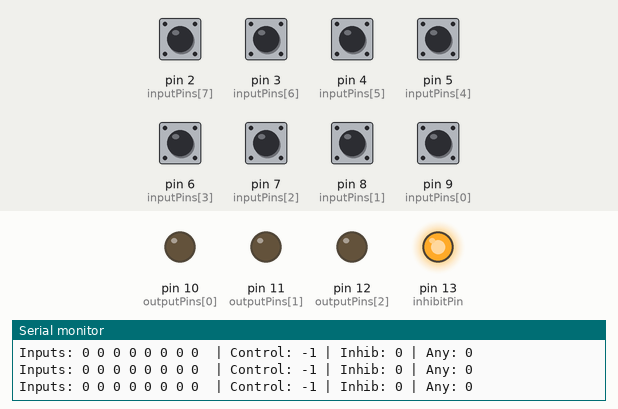
Simulated run of this sketch. Board: Arduino Uno, built with avr-gcc and run on an emulated ATmega328P. On the bench: output pins drawn as LEDs (lit = HIGH), the last lines printed to the serial monitor. Inputs (shaded band) come from the test bench; at power-on: pin 2 (inputPins[7]), pin 3 (inputPins[6]), pin 4 (inputPins[5]), pin 5 (inputPins[4]), pin 6 (inputPins[3]), pin 7 (inputPins[2]), pin 8 (inputPins[1]), pin 9 (inputPins[0]) HIGH.

Above: at 1.2 s.
1.3 s: pin 2 (inputPins[7]) pulled LOW for 0.15 s
At 1.4 s:
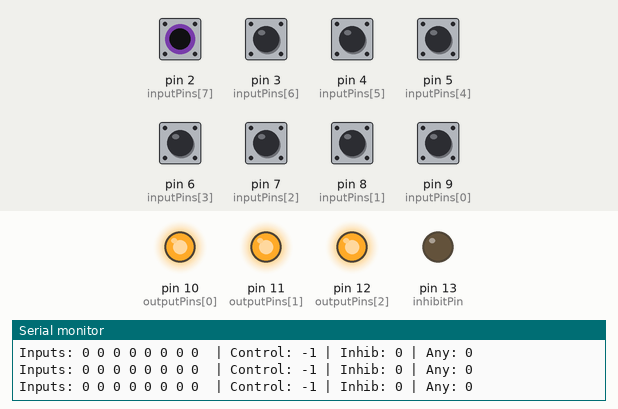
2.9 s: pin 3 (inputPins[6]) pulled LOW for 0.15 s
At 2.99 s:
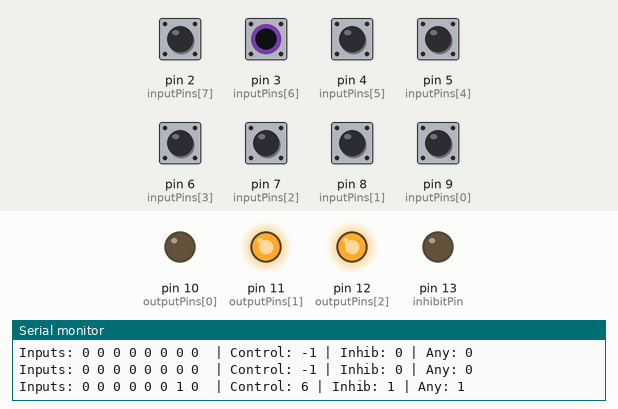
4.5 s: pin 4 (inputPins[5]) pulled LOW for 0.15 s
At 4.61 s:
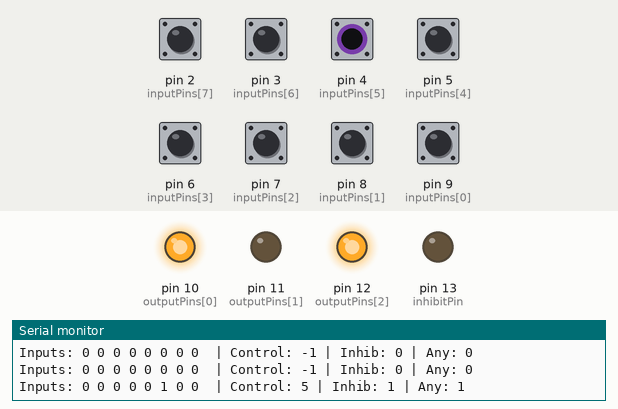
6.2 s: pin 5 (inputPins[4]) pulled LOW for 0.15 s
At 6.29 s:
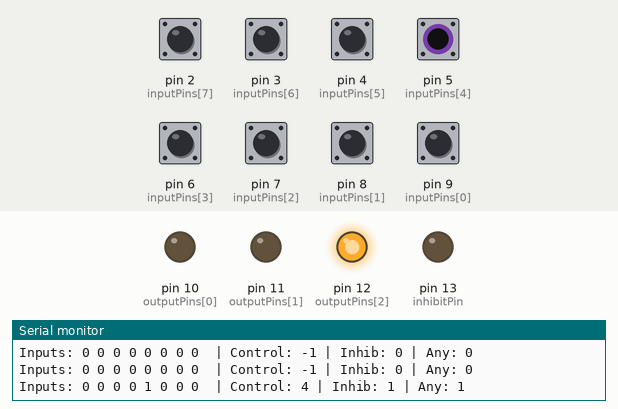
7.8 s: pin 6 (inputPins[3]) pulled LOW for 0.15 s
At 7.91 s:
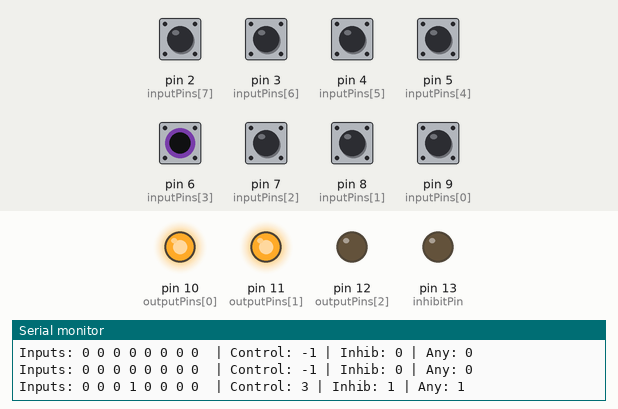
9.5 s: pin 7 (inputPins[2]) pulled LOW for 0.15 s
At 9.59 s:
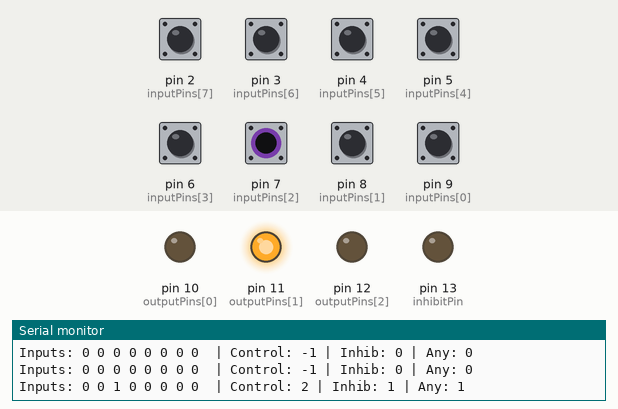
Timing chart, 0 to 12.1 s (numbered marks = the images above; inputs shaded):
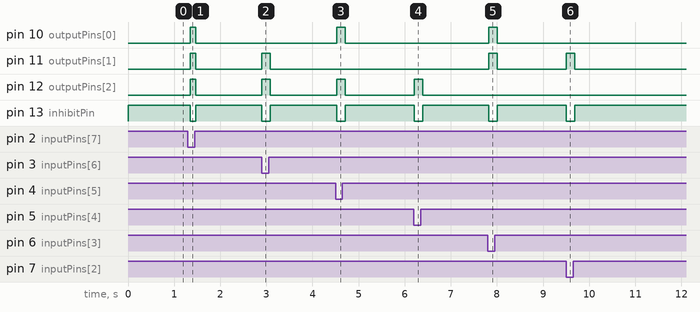

Measured:
- after the input at 1.3 s, pin 10 (outputPins[0]), pin 11 (outputPins[1]), pin 12 (outputPins[2]): LOW → HIGH after 0.05 s, → LOW 0.12 s later; pin 13 (inhibitPin): HIGH → LOW after 0.05 s, → HIGH 0.12 s later
- after the input at 2.9 s, pin 11 (outputPins[1]), pin 12 (outputPins[2]): LOW → HIGH at once, → LOW 0.18 s later; pin 13 (inhibitPin): HIGH → LOW at once, → HIGH 0.18 s later
- after the input at 4.5 s, pin 10 (outputPins[0]), pin 12 (outputPins[2]): LOW → HIGH at once, → LOW 0.18 s later; pin 13 (inhibitPin): HIGH → LOW at once, → HIGH 0.18 s later
- after the input at 6.2 s, pin 12 (outputPins[2]): LOW → HIGH at once, → LOW 0.18 s later; pin 13 (inhibitPin): HIGH → LOW at once, → HIGH 0.18 s later
- after the input at 7.8 s, pin 10 (outputPins[0]), pin 11 (outputPins[1]): LOW → HIGH at once, → LOW 0.18 s later; pin 13 (inhibitPin): HIGH → LOW at once, → HIGH 0.18 s later
- after the input at 9.5 s, pin 11 (outputPins[1]): LOW → HIGH at once, → LOW 0.18 s later; pin 13 (inhibitPin): HIGH → LOW at once, → HIGH 0.18 s later

The sketch:

one-hot_controller_nano.ino
```cpp
// ================================================
//  First-Hot Logic Controller
//  Reads 8 PTT inputs (active LOW) on D2–D9
//  Outputs binary channel select on D10–D12
//  Outputs PTT overall activity on D13 (active LOW)
//  Latches control to first active input until released
// ================================================

const int NUM_CHANNELS = 8;

// Input pins D2–D9 (active LOW)
const int inputPins[NUM_CHANNELS] = {9, 8, 7, 6, 5, 4, 3, 2};

// Output pins (binary encoding of active channel)
const int outputPins[3] = {10, 11, 12};

// Global inhibit output (goes LOW if anyone PTT active)
const int inhibitPin = 13;

// Runtime state
bool inputs[NUM_CHANNELS] = {false};   // true = pressed (grounded)
bool inhibited = false;                // true = latched (someone has control)
bool inControl = false;                // true = currently held by someone
int controlIndex = -1;                 // index of current controlling channel

void setup() {
  // Setup inputs with internal pullups (active LOW)
  for (int i = 0; i < NUM_CHANNELS; i++) {
    pinMode(inputPins[i], INPUT_PULLUP);
  }

  // Setup outputs
  for (int i = 0; i < 3; i++) {
    pinMode(outputPins[i], OUTPUT);
    digitalWrite(outputPins[i], LOW);
  }

  pinMode(inhibitPin, OUTPUT);
  digitalWrite(inhibitPin, HIGH); // no one active initially

  Serial.begin(9600);
  Serial.println("First-Hot Logic Initialized");
}

void loop() {
  // --- Read inputs (active LOW) ---
  for (int i = 0; i < NUM_CHANNELS; i++) {
    inputs[i] = (digitalRead(inputPins[i]) == LOW);
  }

  // --- Determine if any are pressed ---
  bool anyPressed = false;
  for (int i = 0; i < NUM_CHANNELS; i++) {
    if (inputs[i]) {
      anyPressed = true;
      break;
    }
  }

  // --- Handle latch logic ---
  if (!inhibited) {
    // If not inhibited, find first active (lowest index wins)
    int newControl = -1;
    for (int i = 0; i < NUM_CHANNELS; i++) {
      if (inputs[i]) {
        newControl = i;
        break; // lower index = higher priority
      }
    }

    if (newControl != -1) {
      controlIndex = newControl;
      inhibited = true;
      inControl = true;
    } else {
      controlIndex = -1;
      inControl = false;
    }
  } else {
    // If currently inhibited, check if current controller released
    if (controlIndex >= 0 && !inputs[controlIndex]) {
      // Release latch
      inhibited = false;
      inControl = false;
      controlIndex = -1;
    }
  }

  // --- Output binary channel code ---
  if (inControl && controlIndex >= 0) {
    for (int bit = 0; bit < 3; bit++) {
      int bitVal = (controlIndex >> bit) & 0x01;
      digitalWrite(outputPins[bit], bitVal ? HIGH : LOW);
    }
  } else {
    // Clear outputs when no control
    for (int bit = 0; bit < 3; bit++) {
      digitalWrite(outputPins[bit], LOW);
    }
  }

  // --- Output inhibitPin (LOW = any pressed) ---
  digitalWrite(inhibitPin, anyPressed ? LOW : HIGH);

  // --- Debug info (optional) ---
  Serial.print("Inputs: ");
  for (int i = 0; i < NUM_CHANNELS; i++) {
    Serial.print(inputs[i]);
    Serial.print(" ");
  }
  Serial.print(" | Control: ");
  Serial.print(controlIndex);
  Serial.print(" | Inhib: ");
  Serial.print(inhibited);
  Serial.print(" | Any: ");
  Serial.println(anyPressed);

  delay(10); // small debounce or loop pacing
}
```
